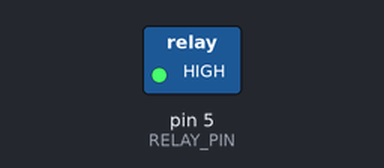
The sketch below on a simulated Arduino Uno, built with avr-gcc and run on an emulated ATmega328P. Parts: switched loads named in the sketch (green lamp = pin HIGH).

Above: at 1.0 s.
At 7.0 s:
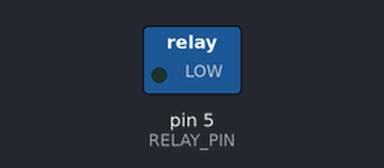
Timing chart, 0 to 9.2 s (numbered marks = the images above):
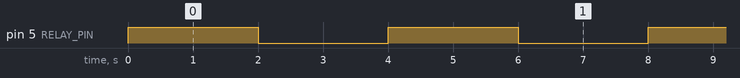

Measured:
- by itself, pin 5 (RELAY_PIN): alternates HIGH for 2.0 s and LOW for 2.0 s

The sketch:

relay_2s_nonblocking.ino
```cpp
/*
 * ============================================================================
 *  SINGLE CHANNEL RELAY — 2 s ON / 2 s OFF  (ESP8266, non-blocking version)
 * ----------------------------------------------------------------------------
 *  Board      : NodeMCU v2 / Wemos D1 mini
 *  Module     : 1-channel 5 V relay board
 *  Behaviour  : millis() based toggling — no delay(), so WiFi / MQTT / web
 *               server code can run in loop() without being blocked.
 *  Relay      : toggles every 2000 ms (2 s ON, 2 s OFF → 4 s period).
 *
 *  Wiring: Relay IN -> D1 (GPIO5), VCC -> 5V, GND -> GND
 * ============================================================================
 */

#define RELAY_PIN        5      // D1 (GPIO5)
#define RELAY_ACTIVE_LOW true

const unsigned long INTERVAL_MS = 2000UL;   // 2 seconds

bool     relayState = false;
unsigned long lastToggle = 0;

void setRelay(bool on) {
  relayState = on;
  digitalWrite(RELAY_PIN, (on ^ RELAY_ACTIVE_LOW) ? HIGH : LOW);
}

void setup() {
  pinMode(RELAY_PIN, OUTPUT);
  setRelay(false);
  lastToggle = millis();
}

void loop() {
  if (millis() - lastToggle >= INTERVAL_MS) {
    lastToggle += INTERVAL_MS;
    setRelay(!relayState);
  }

  // ... WiFi / MQTT / server handling goes here, never blocked ...
}
```
